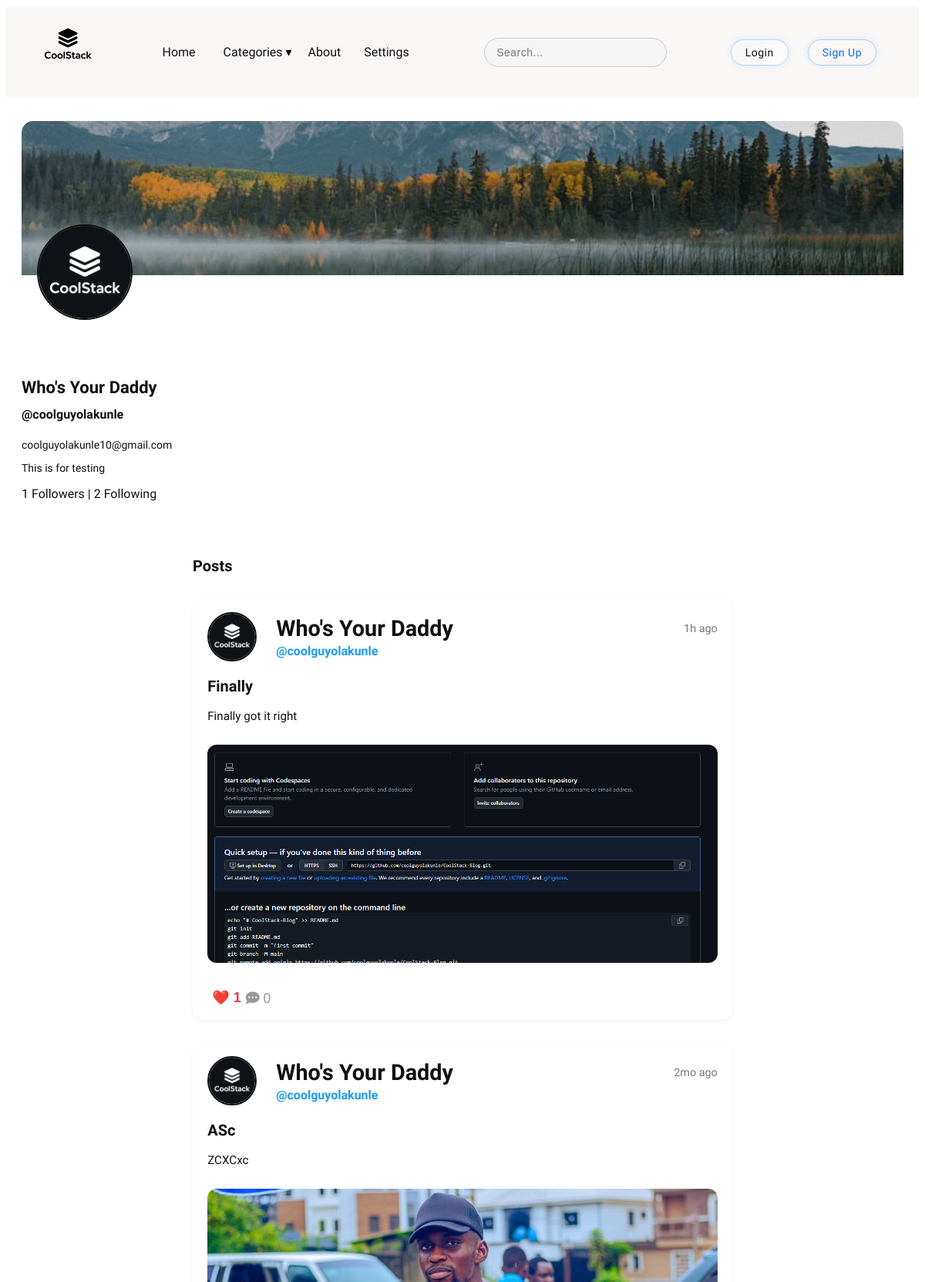
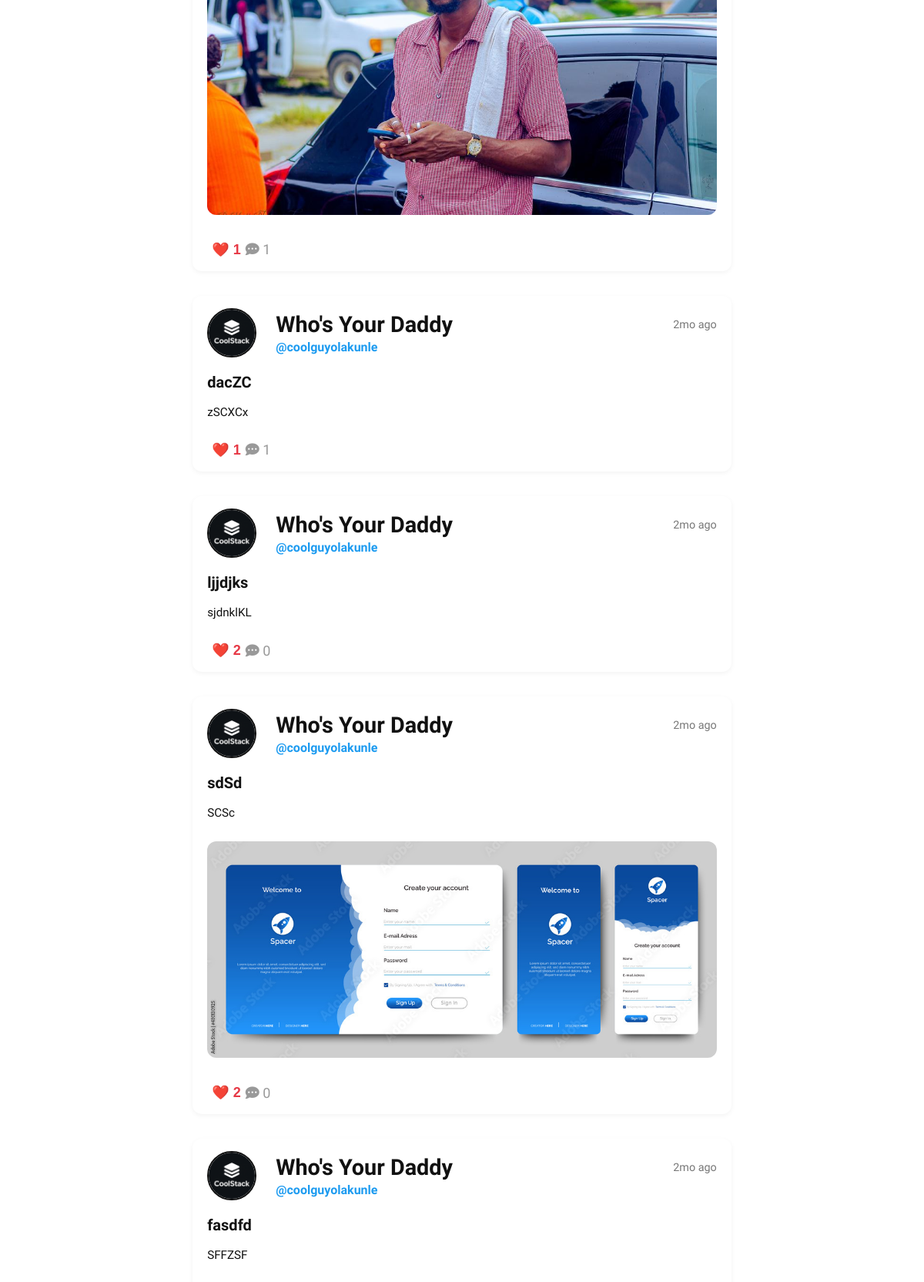
The page /main/profile/coolguyolakunle (upper part) on the database its author committed (2 pictures, top to bottom).
### app/models.py (models this page shows, shortened)
class User(db.Model, UserMixin):
    id = db.Column(db.Integer, primary_key=True)
    fullname = db.Column(db.String(100), nullable=True)
    username = db.Column(db.String(100), unique=True, nullable=False)
    email = db.Column(db.String(150), unique=True, nullable=False)
    dob = db.Column(db.Date)
    gender = db.Column(db.String)
    phone_number = db.Column(db.String(20))
    password = db.Column(db.String(200), nullable=False)
    profile_pic = db.Column(db.String(200), default='default.png')
    cover_photo = db.Column(db.String(200), default='default_cover.jpg')
    bio = db.Column(db.Text, default="")
    posts = db.relationship('Post', backref='author', lazy=True)
    likes = db.relationship('Like', backref='user', lazy=True)
    comments = db.relationship('Comment', backref='comment_author', lazy=True)
    id = db.Column(db.Integer, primary_key=True)
    username = db.Column(db.String(150), unique=True, nullable=False)
    followed = db.relationship(
        'User',
        secondary=followers,
        primaryjoin=(followers.c.follower_id == id),
        secondaryjoin=(followers.c.followed_id == id),
        backref=db.backref('followers', lazy='dynamic'),
        lazy='dynamic'
    )

class Post(db.Model):
    id = db.Column(db.Integer, primary_key=True)
    title = db.Column(db.String(200), nullable=False)
    content = db.Column(db.Text, nullable=False)
    image = db.Column(db.String(200), nullable=True)
    video = db.Column(db.String(120))
    category = db.Column(db.String(100), nullable=True)
    date_posted = db.Column(db.DateTime, default=datetime.utcnow)
    user_id = db.Column(db.Integer, db.ForeignKey('user.id'), nullable=False)
    likes = db.relationship('Like', backref='post', lazy=True)
    comments = db.relationship('Comment', backref='post', lazy=True, cascade="all, delete-orphan")

### app/routes.py (the view)
@bp.route('/profile/<username>')
def view_profile(username):
    user = User.query.filter_by(username=username).first_or_404()
    posts = Post.query.filter_by(user_id=user.id).order_by(Post.date_posted.desc()).all()
    return render_template('view_profile.html', user=user, posts=posts)

### app/templates/view_profile.html (shortened to what this page needs)
{% extends "base.html" %}
{% block content %}
<div class="view_profile_card">
    <div class="view_cover_photo">
        <img src="{{ url_for('static', filename='uploads/cover_photos/' ~ user.cover_photo) }}" alt="Cover Photo">
    </div>
    <div class="view_profile_pic">
      <img src="{{ url_for('static', filename='uploads/profile_pics/' ~ user.profile_pic) }}" alt="Profile Picture">
    </div>
    <div class="view_profile_details">
        <h1>{{ user.fullname }}</h1>
        <h2>@{{ user.username }}</h2>
        <p>{{ user.email }}</p>
        <p class="view_bio">{{ user.bio or "No bio yet." }}</p>
    </div>
    <p>{{ user.followers.count() }} Followers | {{ user.followed.count() }} Following</p>
    <div class="view_user_posts">
        <h3>Posts</h3>
        {% if posts %}
        {% for post in posts %}
        <div class="post">
            <div class="post-header">
                <img src="{{ url_for('static', filename='uploads/profile_pics/' ~ post.author.profile_pic) }}" class="avatar">
                <div class="author-info">
                    <div class="full-date">
                        <h1 class="fullname">{{ post.author.fullname }}</h1>
                        <span class="full date" data-time="{{ post.date_posted.isoformat() }}Z"></span>
                    </div>
                    <a href="{{ url_for('main.view_profile', username=post.author.username) }}" class="username">@{{ post.author.username }}</a>
                </div>
            </div>
            <a href="{{ url_for('main.view_post', post_id=post.id) }}" class="post-link">
                <h3>{{ post.title }}</h3>
                <p>{{ post.content[:200] }}{% if post.content|length > 200 %}...{% endif %}</p>
                {% if post.image %}
                    <img src="{{ url_for('static', filename='uploads/post_images/' ~ post.image) }}" class="post-image">
                {% endif %}
            </a>
            <div class="post-footer">
                <div class="post-like-comment">
                    <button class="like-btn" data-post-id="{{ post.id }}">
                        ❤️ <span id="like-count-{{ post.id }}">{{ post.likes|length }}</span>
                    </button>
                    <a href="#" class="comment-btn" data-post-id="{{ post.id }}"><i class="fas fa-comment-dots"></i>
                        {{ post.comments|length }}
                    </a>
                </div>
            </div>
        </div>
        {% endfor %}
        {% else %}
        <p>No posts yet.</p>
        {% endif %}
    </div>
</div>
{% endblock %}

### rows shown on the page
User: cover_photo (picture), profile_pic (picture), fullname "Who's Your Daddy", username "coolguyolakunle", email "coolguyolakunle10@gmail.com", bio "This is for testing"
Post: profile_pic (picture), author.fullname "Who's Your Daddy", author.username "coolguyolakunle", title "Finally", content "Finally got it right", image (picture), likes|length "1", comments|length "0"
Post: profile_pic (picture), author.fullname "Who's Your Daddy", author.username "coolguyolakunle", title "ASc", content "ZCXCxc", image (picture), likes|length "1", comments|length "1"
Post: profile_pic (picture), author.fullname "Who's Your Daddy", author.username "coolguyolakunle", title "dacZC", content "zSCXCx", likes|length "1", comments|length "1"
Post: profile_pic (picture), author.fullname "Who's Your Daddy", author.username "coolguyolakunle", title "ljjdjks", content "sjdnklKL", likes|length "2", comments|length "0"
Post: profile_pic (picture), author.fullname "Who's Your Daddy", author.username "coolguyolakunle", title "sdSd", content "SCSc", image (picture), likes|length "2", comments|length "0"
Post: profile_pic (picture), author.fullname "Who's Your Daddy", author.username "coolguyolakunle", title "fasdfd", content "SFFZSF"

### other values the page prints
{{ user.followers.count() }} "1"
{{ user.followed.count() }} "2"
